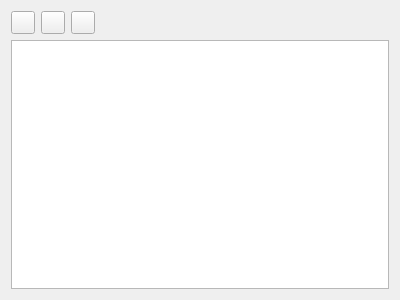
<?xml version="1.0" encoding="UTF-8"?>
<ui version="4.0">
 <class>DebugControlWidget</class>
 <widget class="QWidget" name="DebugControlWidget">
  <property name="geometry">
   <rect>
    <x>0</x>
    <y>0</y>
    <width>400</width>
    <height>300</height>
   </rect>
  </property>
  <property name="windowTitle">
   <string>Form</string>
  </property>
  <layout class="QGridLayout" name="gridLayout">
   <item row="0" column="0">
    <layout class="QHBoxLayout" name="horizontalLayout">
     <item>
      <widget class="QToolButton" name="startDebugButton">
       <property name="maximumSize">
        <size>
         <width>24</width>
         <height>24</height>
        </size>
       </property>
       <property name="text">
        <string/>
       </property>
      </widget>
     </item>
     <item>
      <widget class="QToolButton" name="stepOverButton">
       <property name="maximumSize">
        <size>
         <width>24</width>
         <height>24</height>
        </size>
       </property>
       <property name="text">
        <string/>
       </property>
      </widget>
     </item>
     <item>
      <widget class="QToolButton" name="stopDebugButton">
       <property name="maximumSize">
        <size>
         <width>24</width>
         <height>24</height>
        </size>
       </property>
       <property name="text">
        <string/>
       </property>
      </widget>
     </item>
     <item>
      <spacer name="horizontalSpacer">
       <property name="orientation">
        <enum>Qt::Horizontal</enum>
       </property>
       <property name="sizeHint" stdset="0">
        <size>
         <width>40</width>
         <height>20</height>
        </size>
       </property>
      </spacer>
     </item>
    </layout>
   </item>
   <item row="1" column="0">
    <widget class="IOTableWidget" name="tableWidget"/>
   </item>
  </layout>
 </widget>
 <customwidgets>
  <customwidget>
   <class>IOTableWidget</class>
   <extends>QTableWidget</extends>
   <header>plugin/circuitcalculate/widget/IOTableWidget.h</header>
  </customwidget>
 </customwidgets>
 <resources/>
 <connections/>
</ui>
